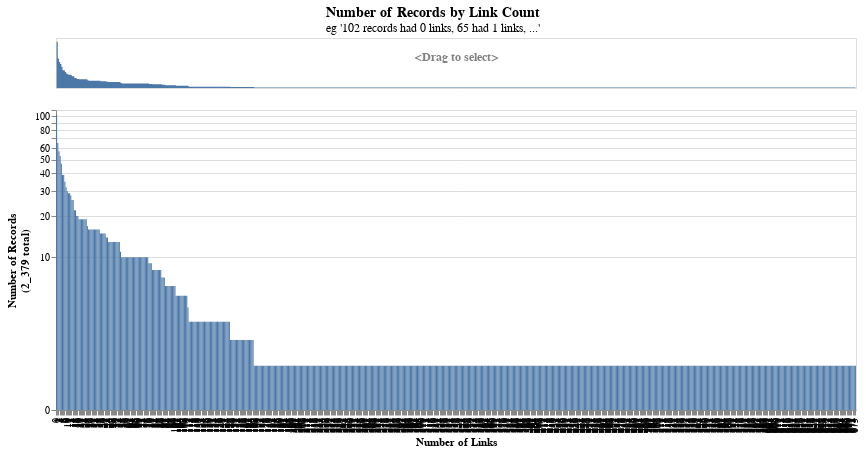

Write notebook code for a chart like this one.
### Markdown cell above
You can also get an overview of how many links each record has.
The link_counts() function gives you a histogram, answering the question
"There are {n_records} that have {n_links}".
This returned ibis.Table is another wrapper with an additional method,
`.chart()`, useful for visualization:

### Code cell
counts = patents.left.link_counts()
display(counts.head())
counts.chart()

### Figure 1 — Vega-Lite specification as saved in the notebook (floating-point values rounded to 4 significant figures; data arrays with more than 128 entries replaced by an {"elided": "..."} marker saying what was removed)
{"config": {"view": {"continuousWidth": 300, "continuousHeight": 300}}, "vconcat": [{"mark": {"type": "area", "interpolate": "step-after"}, "encoding": {"x": {"axis": null, "field": "n_links", "sort": "x", "type": "ordinal"}, "y": {"axis": null, "field": "n_records", "title": null, "type": "quantitative"}}, "height": 50, "name": "view_35", "title": {"text": "<Drag to select>", "anchor": "middle", "color": "gray", "dy": 30, "fontSize": 12}, "width": 800}, {"mark": {"type": "bar"}, "encoding": {"tooltip": [{"field": "n_records", "format": ",", "title": ["Number of Records", "(2_379 total)"], "type": "quantitative"}, {"field": "frac_records", "format": ".2%", "title": "Fraction of Records", "type": "quantitative"}, {"field": "n_links", "title": "Number of Links", "type": "ordinal"}, {"field": "explanation", "title": "Explanation", "type": "nominal"}], "x": {"field": "n_links", "sort": "x", "title": "Number of Links", "type": "ordinal"}, "y": {"field": "n_records", "scale": {"type": "symlog"}, "title": ["Number of Records", "(2_379 total)"], "type": "quantitative"}}, "transform": [{"filter": {"param": "param_26", "empty": true}}], "width": 800}], "data": {"name": "data-3d024d3ead5487679f93a47e5ea7f0c5"}, "params": [{"name": "param_26", "select": {"type": "interval", "encodings": ["x"]}, "views": ["view_35"]}], "resolve": {"scale": {"color": "independent"}}, "title": {"text": "Number of Records by Link Count", "anchor": "middle", "fontSize": 14, "subtitle": "eg '102 records had 0 links, 65 had 1 links, ...'"}, "$schema": "https://vega.github.io/schema/vega-lite/v5.20.1.json", "datasets": {"data-3d024d3ead5487679f93a47e5ea7f0c5": {"elided": "676 records"}}}
